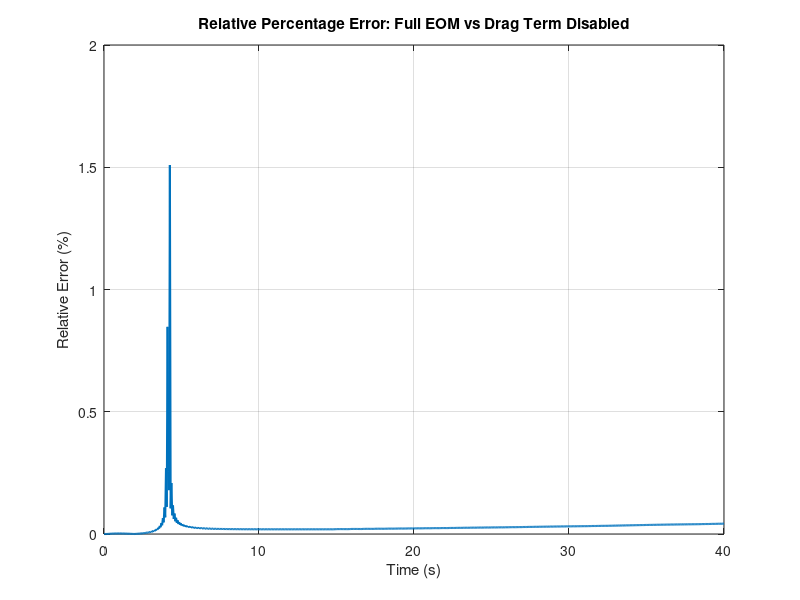
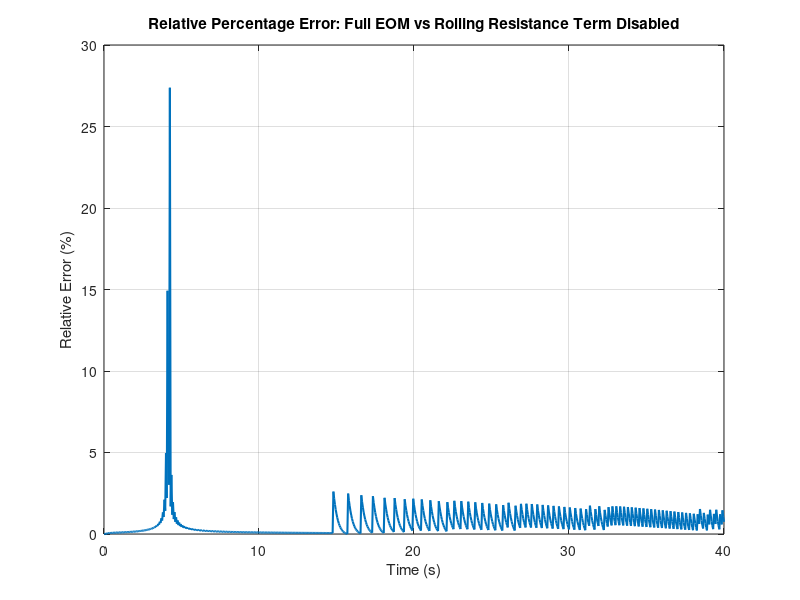
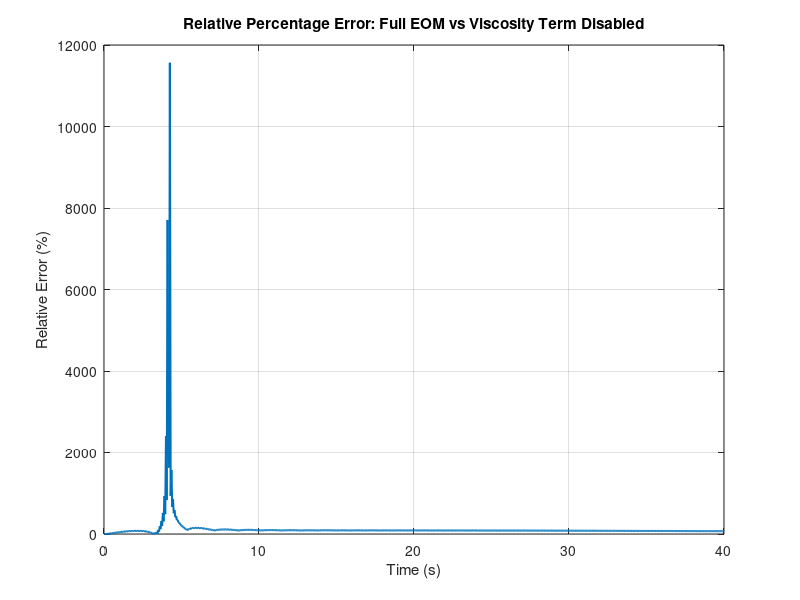
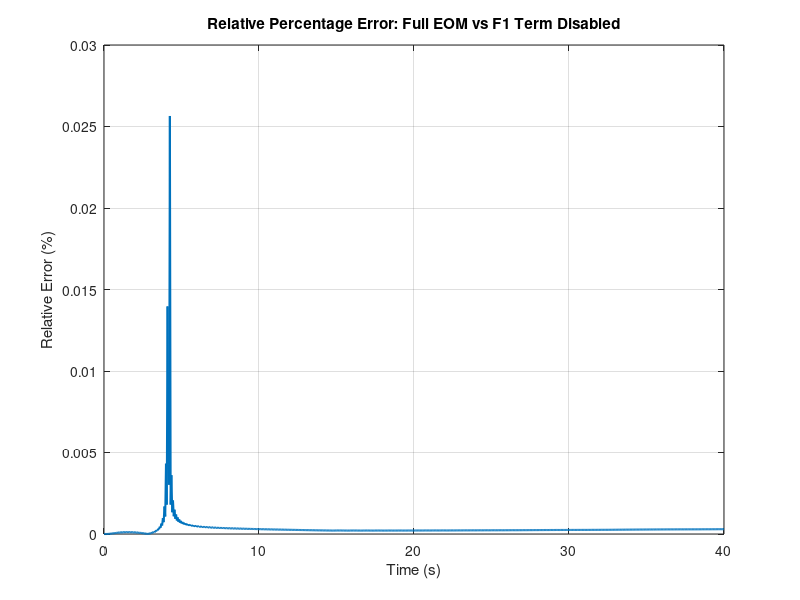

These figures' MATLAB source, in order: (Note: this script raises an error after producing the figures.)
clc;
load("Datas/x_vs_time_datas/fullEom.mat")

%% Drag Term %0.03
fprintf('\n--- Drag Term Disabled ---\n');
load("Datas/x_vs_time_datas/dragTerm.mat")
time = fullEom(1,:);    
x_full = fullEom(2,:);  
x_drag = dragTerm(2,:); 
rel_error = 100 * abs(x_full - x_drag) ./ abs(x_full);
figure;
plot(time, rel_error, 'LineWidth', 1.5);
xlabel('Time (s)'); ylabel('Relative Error (%)');
title('Relative Percentage Error: Full EOM vs Drag Term Disabled');
grid on;
mean_rel_error = mean(rel_error);
std_rel_error = std(rel_error);
fprintf('Mean Relative Error: %.4f%%\n', mean_rel_error);
fprintf('Standard Deviation: %.4f\n', std_rel_error);

%% Rolling Resistance Term %0.71
fprintf('\n--- Rolling Resistance Term Disabled ---\n');
load("Datas/x_vs_time_datas/rollingResistanceTerm.mat")
time = fullEom(1,:);  
x_full = fullEom(2,:);  
x_rolling = rollingResistanceTerm(2,:); 
rel_error = 100 * abs(x_full - x_rolling) ./ abs(x_full);
figure;
plot(time, rel_error, 'LineWidth', 1.5);
xlabel('Time (s)'); ylabel('Relative Error (%)');
title('Relative Percentage Error: Full EOM vs Rolling Resistance Term Disabled');
grid on;
mean_rel_error = mean(rel_error);
std_rel_error = std(rel_error);
fprintf('Mean Relative Error: %.4f%%\n', mean_rel_error);
fprintf('Standard Deviation: %.4f\n', std_rel_error);

%% Coulomb Friction Term 
fprintf('\n--- Coulomb Friction Term Disabled ---\n');
load("Datas/x_vs_time_datas/coloumbTerm.mat")
N = size(coloumbTerm, 2);
time = fullEom(1,1:N);         
x_full = fullEom(2,1:N);       
x_coloumb = coloumbTerm(2,:);  
rel_error = 100 * abs(x_full - x_coloumb) ./ abs(x_full);
figure;
plot(time, rel_error, 'LineWidth', 1.5);
xlabel('Time (s)'); ylabel('Relative Error (%)');
title('Relative Percentage Error: Full EOM vs Coulomb Term Disabled');
grid on;
mean_rel_error = mean(rel_error);
std_rel_error = std(rel_error);
fprintf('Mean Relative Error: %.4f%%\n', mean_rel_error);
fprintf('Standard Deviation: %.4f\n', std_rel_error);

%% Viscosity Term
fprintf('\n--- Viscosity Term Disabled ---\n');
load("Datas/x_vs_time_datas/viscosityTerm.mat")
N = size(viscosityTerm, 2);
time = fullEom(1,1:N);         
x_full = fullEom(2,1:N);       
x_viscosity = viscosityTerm(2,:);
rel_error = 100 * abs(x_full - x_viscosity) ./ abs(x_full);
figure;
plot(time, rel_error, 'LineWidth', 1.5);
xlabel('Time (s)'); ylabel('Relative Error (%)');
title('Relative Percentage Error: Full EOM vs Viscosity Term Disabled');
grid on;
mean_rel_error = mean(rel_error);
std_rel_error = std(rel_error);
fprintf('Mean Relative Error: %.4f%%\n', mean_rel_error);
fprintf('Standard Deviation: %.4f\n', std_rel_error);

%% -F*phi^3*phidot/32 Term %0.0003
fprintf('\n--- -F*phi^3*phidot/32 Term Disabled ---\n');
load("Datas/x_vs_time_datas/F_phi_3_phidot_32.mat")
N = size(F_phi_3_phidot_32, 2);
time = fullEom(1,1:N);
x_full = fullEom(2,1:N);
x_F1 = F_phi_3_phidot_32(2,:);
rel_error = 100 * abs(x_full - x_F1) ./ abs(x_full);
figure;
plot(time, rel_error, 'LineWidth', 1.5);
xlabel('Time (s)'); ylabel('Relative Error (%)');
title('Relative Percentage Error: Full EOM vs F1 Term Disabled');
grid on;
mean_rel_error = mean(rel_error);
std_rel_error = std(rel_error);
fprintf('Mean Relative Error: %.4f%%\n', mean_rel_error);
fprintf('Standard Deviation: %.4f\n', std_rel_error);

%% -E*phi^2*phidot/32 Term %0.22
fprintf('\n--- -E*phi^2*phidot/32 Term Disabled ---\n');
load("Datas/x_vs_time_datas/E_phi_2_phidot_32.mat")
N = size(E_phi_2_phidot_32, 2);
time = fullEom(1,1:N);
x_full = fullEom(2,1:N);
x_E1 = E_phi_2_phidot_32(2,:);
rel_error = 100 * abs(x_full - x_E1) ./ abs(x_full);
figure;
plot(time, rel_error, 'LineWidth', 1.5);
xlabel('Time (s)'); ylabel('Relative Error (%)');
title('Relative Percentage Error: Full EOM vs E1 Term Disabled');
grid on;
mean_rel_error = mean(rel_error);
std_rel_error = std(rel_error);
fprintf('Mean Relative Error: %.4f%%\n', mean_rel_error);
fprintf('Standard Deviation: %.4f\n', std_rel_error);

%% -C*x*phi^2*phidot/32 Term %0.018
fprintf('\n--- -C*x*phi^2*phidot/32 Term Disabled ---\n');
load("Datas/x_vs_time_datas/C_x_phi_2_phidot_32.mat")
N = size(C_x_phi_2_phidot_32, 2);
time = fullEom(1,1:N);
x_full = fullEom(2,1:N);
x_C1 = C_x_phi_2_phidot_32(2,:);
rel_error = 100 * abs(x_full - x_C1) ./ abs(x_full);
figure;
plot(time, rel_error, 'LineWidth', 1.5);
xlabel('Time (s)'); ylabel('Relative Error (%)');
title('Relative Percentage Error: Full EOM vs C1 Term Disabled');
grid on;
mean_rel_error = mean(rel_error);
std_rel_error = std(rel_error);
fprintf('Mean Relative Error: %.4f%%\n', mean_rel_error);
fprintf('Standard Deviation: %.4f\n', std_rel_error);

%% C*x*phi/sqrt Term 
fprintf('\n--- C*x*phi/sqrt Term Disabled ---\n');
load("Datas/x_vs_time_datas/C_x_phi_sqrt.mat")
N = size(C_x_phi_sqrt, 2);
time = fullEom(1,1:N);
x_full = fullEom(2,1:N);
x_C2 = C_x_phi_sqrt(2,:);
rel_error = 100 * abs(x_full - x_C2) ./ abs(x_full);
figure;
plot(time, rel_error, 'LineWidth', 1.5);
xlabel('Time (s)'); ylabel('Relative Error (%)');
title('Relative Percentage Error: Full EOM vs C2 Term Disabled');
grid on;
mean_rel_error = mean(rel_error);
std_rel_error = std(rel_error);
fprintf('Mean Relative Error: %.4f%%\n', mean_rel_error);
fprintf('Standard Deviation: %.4f\n', std_rel_error);

%% F*phi^2/sqrt Term
fprintf('\n--- F*phi^2/sqrt Term Disabled ---\n');
load("Datas/x_vs_time_datas/F_phi_2_sqrt.mat")
N = size(F_phi_2_sqrt, 2);
time = fullEom(1,1:N);
x_full = fullEom(2,1:N);
x_F2 = F_phi_2_sqrt(2,:);
rel_error = 100 * abs(x_full - x_F2) ./ abs(x_full);
figure;
plot(time, rel_error, 'LineWidth', 1.5);
xlabel('Time (s)'); ylabel('Relative Error (%)');
title('Relative Percentage Error: Full EOM vs F2 Term Disabled');
grid on;
mean_rel_error = mean(rel_error);
std_rel_error = std(rel_error);
fprintf('Mean Relative Error: %.4f%%\n', mean_rel_error);
fprintf('Standard Deviation: %.4f\n', std_rel_error);

%% B*phi Term
fprintf('\n--- B*phi Term Disabled ---\n');
load("Datas/x_vs_time_datas/B_phi.mat")
N = size(B_phi, 2);
time = fullEom(1,1:N);
x_full = fullEom(2,1:N);
x_B = B_phi(2,:);
rel_error = 100 * abs(x_full - x_B) ./ abs(x_full);
figure;
plot(time, rel_error, 'LineWidth', 1.5);
xlabel('Time (s)'); ylabel('Relative Error (%)');
title('Relative Percentage Error: Full EOM vs B Term Disabled');
grid on;
mean_rel_error = mean(rel_error);
std_rel_error = std(rel_error);
fprintf('Mean Relative Error: %.4f%%\n', mean_rel_error);
fprintf('Standard Deviation: %.4f\n', std_rel_error);

%% C*x*phidot/sqrt Term
fprintf('\n--- C*x*phidot/sqrt Term Disabled ---\n');
load("Datas/x_vs_time_datas/C_x_phidot_sqrt.mat")
N = size(C_x_phidot_sqrt, 2);
time = fullEom(1,1:N);
x_full = fullEom(2,1:N);
x_C3 = C_x_phidot_sqrt(2,:);
rel_error = 100 * abs(x_full - x_C3) ./ abs(x_full);
figure;
plot(time, rel_error, 'LineWidth', 1.5);
xlabel('Time (s)'); ylabel('Relative Error (%)');
title('Relative Percentage Error: Full EOM vs C3 Term Disabled');
grid on;
mean_rel_error = mean(rel_error);
std_rel_error = std(rel_error);
fprintf('Mean Relative Error: %.4f%%\n', mean_rel_error);
fprintf('Standard Deviation: %.4f\n', std_rel_error);

%% I*phi^2*phidot/sqrt %0.05
fprintf('\n--- I*phi^2*phidot/sqrt Term Disabled ---\n');
load("Datas/x_vs_time_datas/I_phi_2_phidot_sqrt.mat")
N = size(I_phi_2_phidot_sqrt, 2);
time = fullEom(1,1:N);
x_full = fullEom(2,1:N);
x_I = I_phi_2_phidot_sqrt(2,:);
rel_error = 100 * abs(x_full - x_I) ./ abs(x_full);
figure;
plot(time, rel_error, 'LineWidth', 1.5);
xlabel('Time (s)'); ylabel('Relative Error (%)');
title('Relative Percentage Error: Full EOM vs I Term Disabled');
grid on;
mean_rel_error = mean(rel_error);
std_rel_error = std(rel_error);
fprintf('Mean Relative Error: %.4f%%\n', mean_rel_error);
fprintf('Standard Deviation: %.4f\n', std_rel_error);

%% E*phidot/sqrt Term
fprintf('\n--- E*phidot/sqrt Term Disabled ---\n');
load("Datas/x_vs_time_datas/E_phidot_sqrt.mat")
N = size(E_phidot_sqrt, 2);
time = fullEom(1,1:N);
x_full = fullEom(2,1:N);
x_E2 = E_phidot_sqrt(2,:);
rel_error = 100 * abs(x_full - x_E2) ./ abs(x_full);
figure;
plot(time, rel_error, 'LineWidth', 1.5);
xlabel('Time (s)'); ylabel('Relative Error (%)');
title('Relative Percentage Error: Full EOM vs E2 Term Disabled');
grid on;
mean_rel_error = mean(rel_error);
std_rel_error = std(rel_error);
fprintf('Mean Relative Error: %.4f%%\n', mean_rel_error);
fprintf('Standard Deviation: %.4f\n', std_rel_error);

%% F*phi*phidot/sqrt Term %0.037
fprintf('\n--- F*phi*phidot/sqrt Term Disabled ---\n');
load("Datas/x_vs_time_datas/F_phi_phidot_sqrt.mat")
N = size(F_phi_phidot_sqrt, 2);
time = fullEom(1,1:N);
x_full = fullEom(2,1:N);
x_F3 = F_phi_phidot_sqrt(2,:);
rel_error = 100 * abs(x_full - x_F3) ./ abs(x_full);
figure;
plot(time, rel_error, 'LineWidth', 1.5);
xlabel('Time (s)'); ylabel('Relative Error (%)');
title('Relative Percentage Error: Full EOM vs F3 Term Disabled');
grid on;
mean_rel_error = mean(rel_error);
std_rel_error = std(rel_error);
fprintf('Mean Relative Error: %.4f%%\n', mean_rel_error);
fprintf('Standard Deviation: %.4f\n', std_rel_error);

%% H/2*phi^3*phidot/3 Term %0.0046
fprintf('\n--- H/2*phi^3*phidot/3.mat Term Disabled ---\n');
load("Datas/x_vs_time_datas/H_2_phi_3_phidot_3.mat")
N = size(H_2_phi_3_phidot_3, 2);
time = fullEom(1,1:N);
x_full = fullEom(2,1:N);
x_H1 = H_2_phi_3_phidot_3(2,:);
rel_error = 100 * abs(x_full - x_H1) ./ abs(x_full);
figure;
plot(time, rel_error, 'LineWidth', 1.5);
xlabel('Time (s)'); ylabel('Relative Error (%)');
title('Relative Percentage Error: Full EOM vs H1 Term Disabled');
grid on;
mean_rel_error = mean(rel_error);
std_rel_error = std(rel_error);
fprintf('Mean Relative Error: %.4f%%\n', mean_rel_error);
fprintf('Standard Deviation: %.4f\n', std_rel_error);

%% All Terms With A Relative Percentage Error Smaller Than 1%
fprintf('\n--- All Terms With A Relative Error Smaller Than 1 Percent Disabled ---\n');
load("Datas/x_vs_time_datas/all_terms_smaller_than_1.mat")
N = size(all_terms_smaller_than_1, 2);
time = fullEom(1,1:N);
x_full = fullEom(2,1:N);
x_Simplified1 = all_terms_smaller_than_1(2,:);
rel_error = 100 * abs(x_full - x_Simplified1) ./ abs(x_full);
figure;
plot(time, rel_error, 'LineWidth', 1.5);
xlabel('Time (s)'); ylabel('Relative Error (%)');
title('Relative Percentage Error: Full EOM vs Simplified1 Term Disabled');
grid on;
mean_rel_error = mean(rel_error);
std_rel_error = std(rel_error);
fprintf('Mean Relative Error: %.4f%%\n', mean_rel_error);
fprintf('Standard Deviation: %.4f\n', std_rel_error);

%% All Terms With A Relative Percentage Error Smaller Than 1% + Denominator Simplification
fprintf('\n--- All Terms With A Relative Error Smaller Than 1 Percent Disabled and Denominator Simplification ---\n');
load("Datas/x_vs_time_datas/denominator_simplification.mat")
N = size(denominator_simplification, 2);
time = fullEom(1,1:N);
x_full = fullEom(2,1:N);
x_Simplified2 = denominator_simplification(2,:);
rel_error = 100 * abs(x_full - x_Simplified2) ./ abs(x_full);
figure;
plot(time, rel_error, 'LineWidth', 1.5);
xlabel('Time (s)'); ylabel('Relative Error (%)');
title('Relative Percentage Error: Full EOM vs Simplified2 Term Disabled');
grid on;
mean_rel_error = mean(rel_error);
std_rel_error = std(rel_error);
fprintf('Mean Relative Error: %.4f%%\n', mean_rel_error);
fprintf('Standard Deviation: %.4f\n', std_rel_error);
